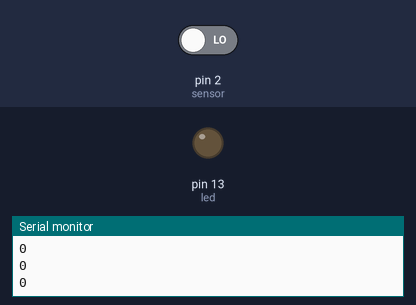
Simulated run of this sketch. Board: Arduino Uno, built with avr-gcc and run on an emulated ATmega328P. On the bench: output pins drawn as LEDs (lit = HIGH), the last lines printed to the serial monitor. The inputs (shaded band) are chosen by the test bench; at power-on: pin 2 (sensor) LOW.

Above: at 2.8 s.
2.9 s: pin 2 (sensor) driven HIGH
At 4.5 s:
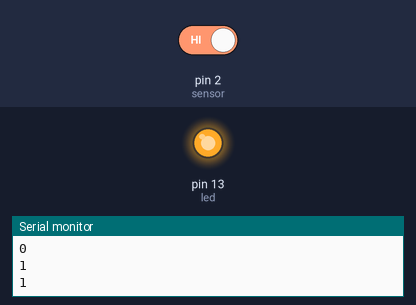
5.5 s: pin 2 (sensor) driven LOW
At 8.0 s:
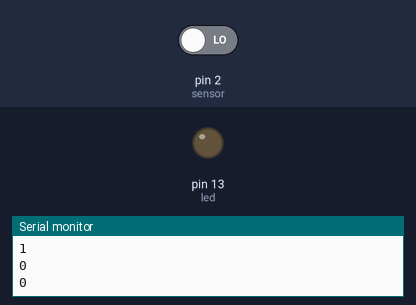
Timing chart, 0 to 9.5 s (numbered marks = the images above; inputs shaded):
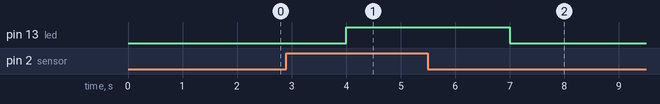

The sketch:

Task_1.1P.ino
```cpp
const int led = 13;
const int sensor = 2;

int currentstate = LOW;
void setup() {
  pinMode(led, OUTPUT);
  pinMode(sensor, INPUT);
  Serial.begin(9600);
}

void loop() {
  currentstate = digitalRead(sensor);
  Serial.println(currentstate);
  delay(1000);
  if (currentstate == HIGH) {
    digitalWrite(led,HIGH);
  }
  else{
    digitalWrite(led,LOW);
  }

}
```

Measured:
- after the input at 2.9 s, pin 13 (led): LOW → HIGH after 1.1 s
- after the input at 5.5 s, pin 13 (led): HIGH → LOW after 1.5 s
